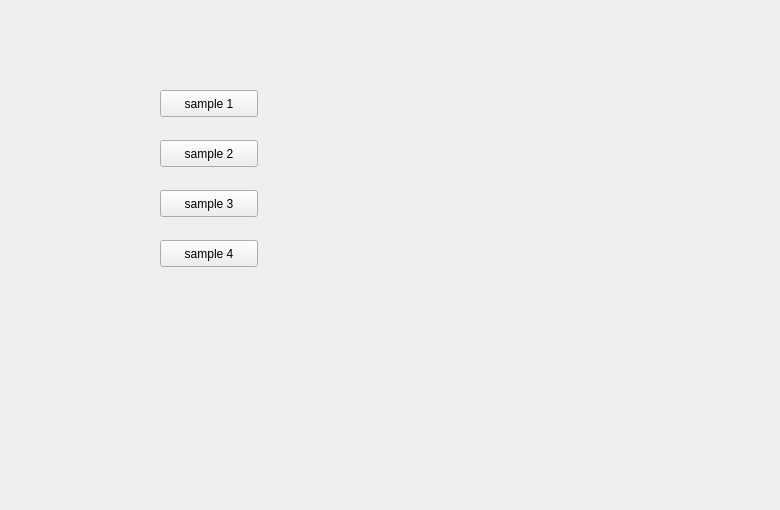
<?xml version="1.0" encoding="UTF-8"?>
<ui version="4.0">
 <class>Form</class>
 <widget class="QWidget" name="Form">
  <property name="geometry">
   <rect>
    <x>0</x>
    <y>0</y>
    <width>780</width>
    <height>510</height>
   </rect>
  </property>
  <property name="windowTitle">
   <string>Form</string>
  </property>
  <widget class="QPushButton" name="pushButtonPlotSample1">
   <property name="geometry">
    <rect>
     <x>160</x>
     <y>90</y>
     <width>98</width>
     <height>27</height>
    </rect>
   </property>
   <property name="text">
    <string>sample 1</string>
   </property>
  </widget>
  <widget class="QPushButton" name="pushButtonPlotSample2">
   <property name="geometry">
    <rect>
     <x>160</x>
     <y>140</y>
     <width>98</width>
     <height>27</height>
    </rect>
   </property>
   <property name="text">
    <string>sample 2</string>
   </property>
  </widget>
  <widget class="QPushButton" name="pushButtonPlotSample3">
   <property name="geometry">
    <rect>
     <x>160</x>
     <y>190</y>
     <width>98</width>
     <height>27</height>
    </rect>
   </property>
   <property name="text">
    <string>sample 3</string>
   </property>
  </widget>
  <widget class="QPushButton" name="pushButtonPlotSample4">
   <property name="geometry">
    <rect>
     <x>160</x>
     <y>240</y>
     <width>98</width>
     <height>27</height>
    </rect>
   </property>
   <property name="text">
    <string>sample 4</string>
   </property>
  </widget>
 </widget>
 <resources/>
 <connections/>
</ui>
